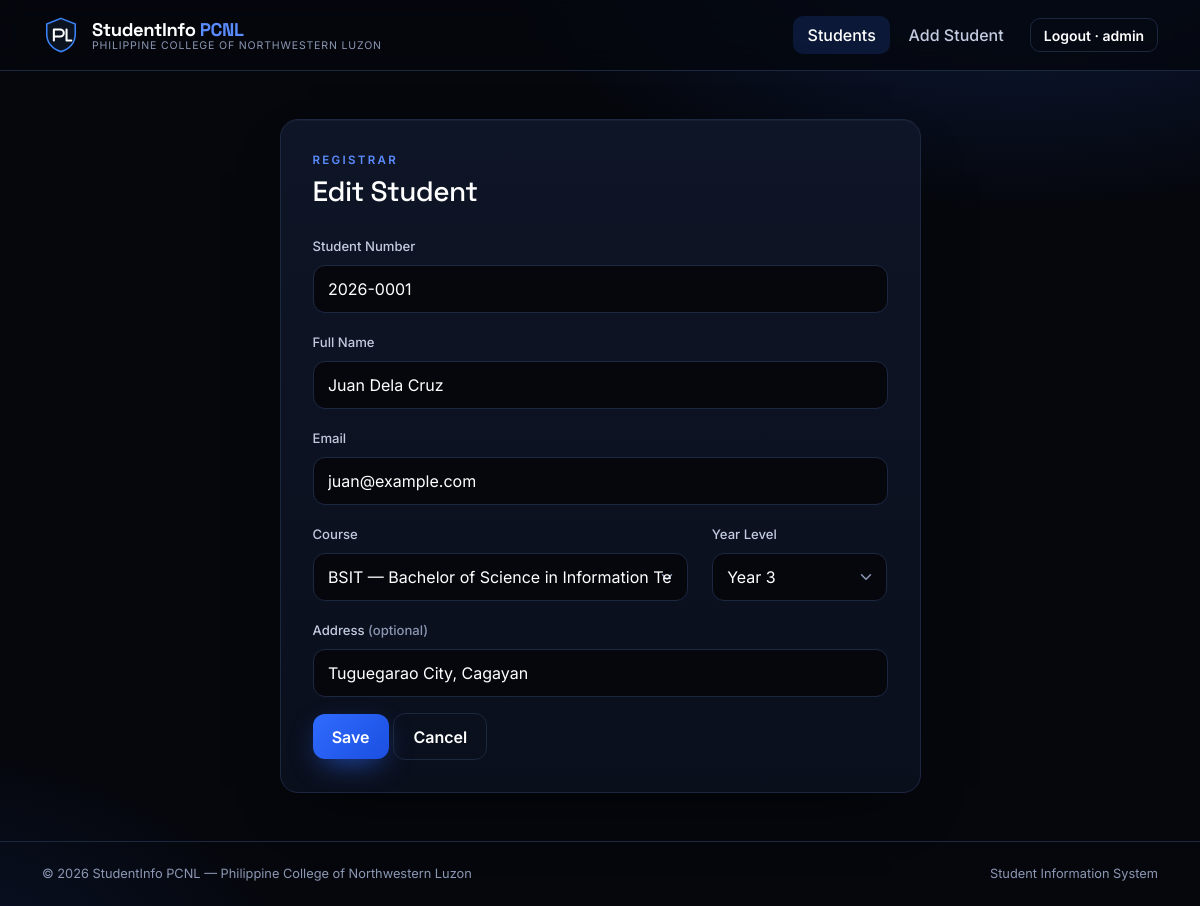
Page /student_form.php?id=1 (signed in) on the committed database.
### tables this page shows
CREATE TABLE students (
    id INT AUTO_INCREMENT PRIMARY KEY,
    user_id INT NOT NULL UNIQUE,
    student_no VARCHAR(9) NOT NULL UNIQUE,
    full_name VARCHAR(100) NOT NULL,
    email VARCHAR(100) NOT NULL UNIQUE,
    course_id INT NOT NULL,
    year_level TINYINT NOT NULL,
    address VARCHAR(200) NULL,
    FOREIGN KEY (user_id) REFERENCES users(id) ON DELETE CASCADE,
    FOREIGN KEY (course_id) REFERENCES courses(id)
);

CREATE TABLE courses (
    id INT AUTO_INCREMENT PRIMARY KEY,
    code VARCHAR(10) NOT NULL UNIQUE,
    name VARCHAR(100) NOT NULL
);

### config.php (called while the page is built, shortened)
<?php
function e($text): string
{
    return htmlspecialchars((string) $text, ENT_QUOTES, 'UTF-8');
}
function get_courses(PDO $db): array
{
    return $db->query('SELECT * FROM courses ORDER BY code')->fetchAll();
}

### _student_fields.php (the view, shortened to what this page needs)
<div class="mb-3">
    <label class="form-label">Student Number</label>
    <input type="text" name="student_no" id="student_no" class="form-control" value="<?= e($d['student_no']) ?>" placeholder="2026-0001" pattern="[0-9]{4}-[0-9]{4}" required>
</div>
<div class="mb-3">
    <label class="form-label">Full Name</label>
    <input type="text" name="full_name" class="form-control" value="<?= e($d['full_name']) ?>" required maxlength="100">
</div>
<div class="mb-3">
    <label class="form-label">Email</label>
    <input type="email" name="email" class="form-control" value="<?= e($d['email']) ?>" required maxlength="100">
</div>
<div class="row">
    <div class="col-md-8 mb-3">
        <label class="form-label">Course</label>
        <select name="course_id" class="form-select" required>
            <?php foreach ($courses as $c): ?>
                <option value="<?= (int) $c['id'] ?>" <?= $d['course_id'] == $c['id'] ? 'selected' : '' ?>><?= e($c['code']) ?> — <?= e($c['name']) ?></option>
            <?php endforeach; ?>
        </select>
    </div>
    <div class="col-md-4 mb-3">
        <label class="form-label">Year Level</label>
        <select name="year_level" class="form-select">
            <?php for ($i = 1; $i <= 5; $i++): ?>
                <option value="<?= $i ?>" <?= $d['year_level'] == $i ? 'selected' : '' ?>>Year <?= $i ?></option>
            <?php endfor; ?>
        </select>
    </div>
</div>
<div class="mb-3">
    <label class="form-label">Address <span class="text-muted">(optional)</span></label>
    <input type="text" name="address" class="form-control" value="<?= e($d['address']) ?>" maxlength="200">
</div>

### style.css (style rules this page uses)
:root { --black: #05070d; --ink: #0a0f1c; --panel: #0e1526; --line: #1c2740; --blue: #2f6bff; --blue-soft: #5b8cff; --white: #ffffff; --muted: #8b97b3; --radius: 18px; }
html, body { min-height: 100%; }
body { font-family: 'Inter', system-ui, sans-serif; color: var(--white); background: radial-gradient(900px 500px at 85% -10%, rgba(47,107,255,.22), transparent 60%), radial-gradient(700px 420px at -10% 110%, rgba(47,107,255,.14), transparent 60%), var(--black); background-attachment: fixed; display: flex; flex-direction: column; }
.text-muted, .form-text { color: var(--muted) !important; }
.form-label { font-size: .82rem; font-weight: 500; color: #c3cbe0; }
.form-control, .form-select { background-color: var(--black); color: var(--white); border: 1px solid var(--line); border-radius: 12px; padding: .7rem .9rem; }
.form-control::placeholder { color: #4d5a78; }
.form-select option { background: var(--ink); }

### rows in the picture
students: student_no "2026-0001", full_name "Juan Dela Cruz", email "juan@example.com", course_id "BSIT — Bachelor of Science in Information Technology", year_level "Year 3", address "Tuguegarao City, Cagayan"

### other values in the picture
APP_SCHOOL "PHILIPPINE COLLEGE OF NORTHWESTERN LUZON"
$_SESSION['username'] "admin"
$title "Edit Student"
APP_NAME "StudentInfo PCNL"
APP_SCHOOL "Philippine College of Northwestern Luzon"
